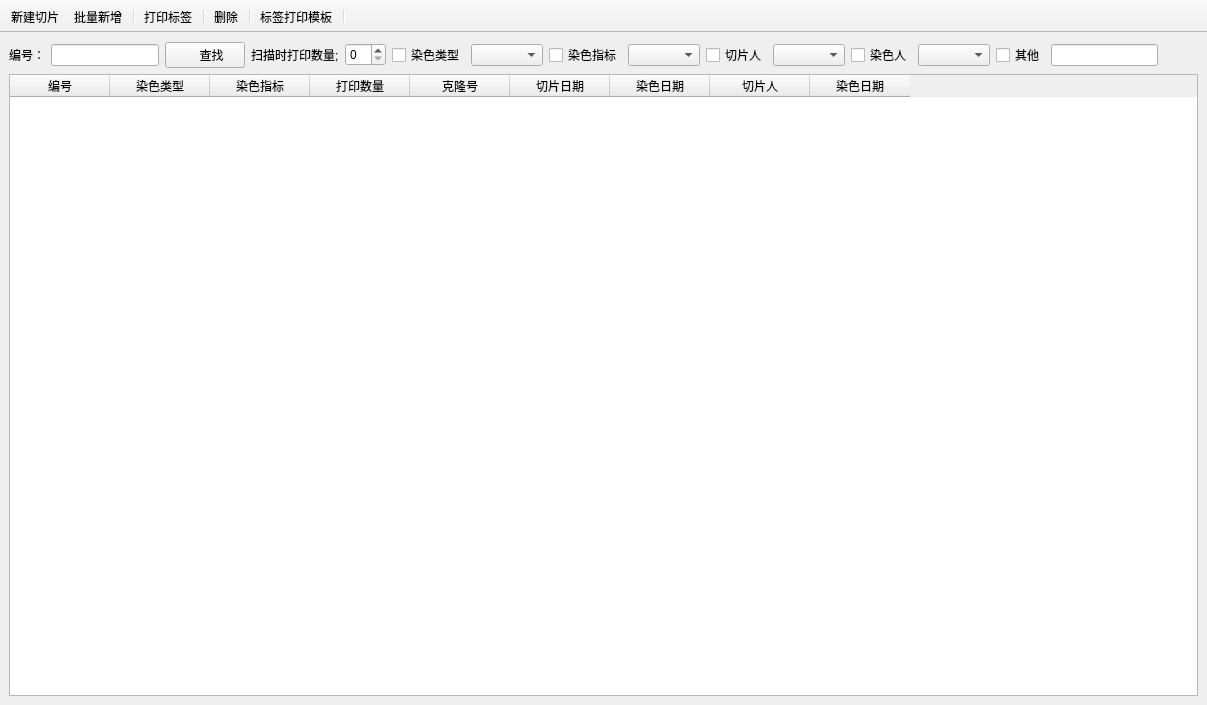
<?xml version="1.0" encoding="UTF-8"?>
<ui version="4.0">
 <class>tabimmuneslice</class>
 <widget class="QMainWindow" name="tabimmuneslice">
  <property name="geometry">
   <rect>
    <x>0</x>
    <y>0</y>
    <width>1207</width>
    <height>705</height>
   </rect>
  </property>
  <property name="windowTitle">
   <string>MainWindow</string>
  </property>
  <widget class="QWidget" name="centralwidget">
   <layout class="QVBoxLayout" name="verticalLayout">
    <item>
     <widget class="QSplitter" name="splitter">
      <property name="sizePolicy">
       <sizepolicy hsizetype="Expanding" vsizetype="Expanding">
        <horstretch>0</horstretch>
        <verstretch>0</verstretch>
       </sizepolicy>
      </property>
      <property name="orientation">
       <enum>Qt::Horizontal</enum>
      </property>
      <widget class="QWidget" name="widgetTable" native="true">
       <layout class="QVBoxLayout" name="verticalLayout_3">
        <item>
         <layout class="QVBoxLayout" name="verticalLayout_2">
          <item>
           <layout class="QHBoxLayout" name="horizontalLayout">
            <item>
             <widget class="QLabel" name="label">
              <property name="text">
               <string>编号：</string>
              </property>
             </widget>
            </item>
            <item>
             <widget class="QLineEdit" name="lineEditNumber"/>
            </item>
            <item>
             <widget class="QPushButton" name="pushButtonFind">
              <property name="styleSheet">
               <string notr="true"/>
              </property>
              <property name="text">
               <string>    查找</string>
              </property>
              <property name="icon">
               <iconset resource="../res.qrc">
                <normaloff>:/image/image/serch.png</normaloff>:/image/image/serch.png</iconset>
              </property>
             </widget>
            </item>
            <item>
             <widget class="QLabel" name="label_2">
              <property name="text">
               <string>扫描时打印数量;</string>
              </property>
             </widget>
            </item>
            <item>
             <widget class="QSpinBox" name="spinBoxPrintNumber"/>
            </item>
            <item>
             <widget class="QCheckBox" name="checkBoxDyeingType">
              <property name="text">
               <string>染色类型</string>
              </property>
             </widget>
            </item>
            <item>
             <widget class="QComboBox" name="comboBoxDyeingType"/>
            </item>
            <item>
             <widget class="QCheckBox" name="checkBoxDyeingIndex">
              <property name="text">
               <string>染色指标</string>
              </property>
             </widget>
            </item>
            <item>
             <widget class="QComboBox" name="comboBoxDyeingIndex"/>
            </item>
            <item>
             <widget class="QCheckBox" name="checkBoxSlicePerson">
              <property name="text">
               <string>切片人</string>
              </property>
             </widget>
            </item>
            <item>
             <widget class="QComboBox" name="comboBoxSlicePerson"/>
            </item>
            <item>
             <widget class="QCheckBox" name="checkBoxDyeingPerson">
              <property name="text">
               <string>染色人</string>
              </property>
             </widget>
            </item>
            <item>
             <widget class="QComboBox" name="comboBoxDyeingPerson"/>
            </item>
            <item>
             <widget class="QCheckBox" name="checkBoxOther">
              <property name="text">
               <string>其他</string>
              </property>
             </widget>
            </item>
            <item>
             <widget class="QLineEdit" name="lineEditOther"/>
            </item>
            <item>
             <spacer name="horizontalSpacer">
              <property name="orientation">
               <enum>Qt::Horizontal</enum>
              </property>
              <property name="sizeHint" stdset="0">
               <size>
                <width>40</width>
                <height>20</height>
               </size>
              </property>
             </spacer>
            </item>
           </layout>
          </item>
          <item>
           <widget class="QTableWidget" name="tableWidget">
            <column>
             <property name="text">
              <string>编号</string>
             </property>
            </column>
            <column>
             <property name="text">
              <string>染色类型</string>
             </property>
            </column>
            <column>
             <property name="text">
              <string>染色指标</string>
             </property>
            </column>
            <column>
             <property name="text">
              <string>打印数量</string>
             </property>
            </column>
            <column>
             <property name="text">
              <string>克隆号</string>
             </property>
            </column>
            <column>
             <property name="text">
              <string>切片日期</string>
             </property>
            </column>
            <column>
             <property name="text">
              <string>染色日期</string>
             </property>
            </column>
            <column>
             <property name="text">
              <string>切片人</string>
             </property>
            </column>
            <column>
             <property name="text">
              <string>染色日期</string>
             </property>
            </column>
           </widget>
          </item>
         </layout>
        </item>
       </layout>
      </widget>
     </widget>
    </item>
   </layout>
  </widget>
  <widget class="QToolBar" name="toolBar">
   <property name="windowTitle">
    <string>toolBar</string>
   </property>
   <property name="movable">
    <bool>false</bool>
   </property>
   <property name="toolButtonStyle">
    <enum>Qt::ToolButtonTextUnderIcon</enum>
   </property>
   <attribute name="toolBarArea">
    <enum>TopToolBarArea</enum>
   </attribute>
   <attribute name="toolBarBreak">
    <bool>false</bool>
   </attribute>
   <addaction name="actionNewSlice"/>
   <addaction name="actionNewMore"/>
   <addaction name="separator"/>
   <addaction name="actionPrintLabel"/>
   <addaction name="separator"/>
   <addaction name="actionDeleteInfo"/>
   <addaction name="separator"/>
   <addaction name="actionPrintTemplate"/>
   <addaction name="separator"/>
  </widget>
  <action name="actionNewSlice">
   <property name="icon">
    <iconset resource="../res.qrc">
     <normaloff>:/image/image/filenew.png</normaloff>:/image/image/filenew.png</iconset>
   </property>
   <property name="text">
    <string>新建切片</string>
   </property>
   <property name="toolTip">
    <string>新建切片</string>
   </property>
  </action>
  <action name="actionNewMore">
   <property name="icon">
    <iconset resource="../res.qrc">
     <normaloff>:/image/image/newmore.png</normaloff>:/image/image/newmore.png</iconset>
   </property>
   <property name="text">
    <string>批量新增</string>
   </property>
   <property name="toolTip">
    <string>批量新增</string>
   </property>
  </action>
  <action name="actionPrintLabel">
   <property name="icon">
    <iconset resource="../res.qrc">
     <normaloff>:/image/image/print.jpg</normaloff>:/image/image/print.jpg</iconset>
   </property>
   <property name="text">
    <string>打印标签</string>
   </property>
   <property name="toolTip">
    <string>打印标签</string>
   </property>
  </action>
  <action name="actionDeleteInfo">
   <property name="icon">
    <iconset resource="../res.qrc">
     <normaloff>:/image/image/critical.png</normaloff>:/image/image/critical.png</iconset>
   </property>
   <property name="text">
    <string>删除</string>
   </property>
   <property name="toolTip">
    <string>删除</string>
   </property>
  </action>
  <action name="actionPrintTemplate">
   <property name="icon">
    <iconset resource="../res.qrc">
     <normaloff>:/image/image/tempalte.jpg</normaloff>:/image/image/tempalte.jpg</iconset>
   </property>
   <property name="text">
    <string>标签打印模板</string>
   </property>
   <property name="toolTip">
    <string>标签打印模板</string>
   </property>
  </action>
 </widget>
 <resources>
  <include location="../res.qrc"/>
 </resources>
 <connections/>
</ui>
